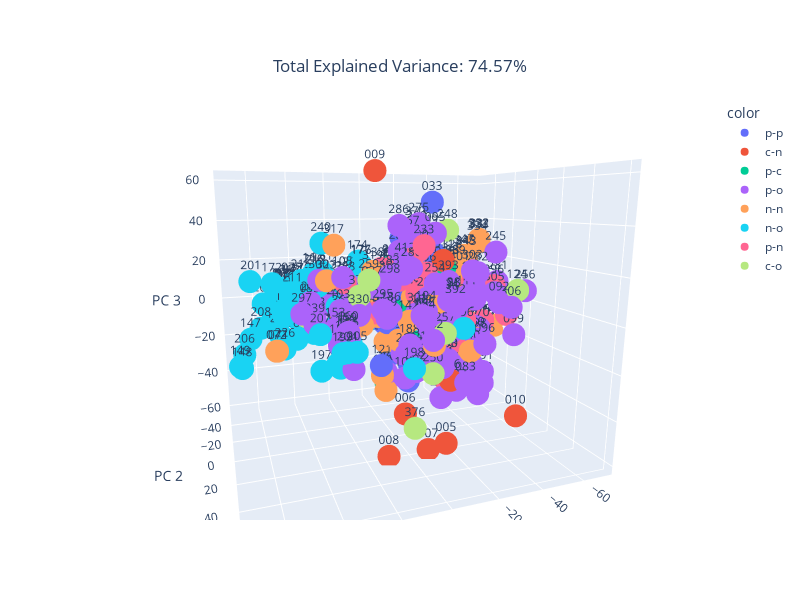

Here is the notebook cell this chart was saved with:
### Markdown cell above
### Generate PCA map with all descriptors

### Code cell
# Generate PCA map with ALL descriptors - find out cluster combinations through this

pca = PCA(n_components=3)
components = pca.fit_transform(X_2)

total_var = pca.explained_variance_ratio_.sum() * 100

fig = px.scatter_3d(
    components,
    x=0,
    y=1,
    z=2,
    text=ligand_id,
    color = donor_atom_comb,
    title=f'Total Explained Variance: {total_var:.2f}%',
    labels={'0': 'PC 1', '1': 'PC 2', '2': 'PC 3'}
)

fig.update_layout(width=800, 
                  height=600,
                  coloraxis_colorbar=dict(
                  title=dict(text="Percent Buried<br>Volume",
                             side="top"),
                  x=0.85,  # Position the legend closer to the scatter plot
                  y=0.5,
                  xanchor='left',
                  yanchor='middle'),
                  title=dict(
                  x=0.5,          # Horizontal position (centered)
                  y=0.9,          # Vertical position (closer to the plot)
                  xanchor='center',
                  yanchor='top'
                    ) 
                 )
fig.show()

### Figure 1 — Plotly figure (JSON) as saved in the notebook; plotly's stock layout.template omitted (floating-point values rounded to 4 significant figures; data arrays with more than 128 entries replaced by an {"elided": "..."} marker saying what was removed)
{"data": [{"hovertemplate": "color=p-p<br>PC 1=%{x}<br>PC 2=%{y}<br>PC 3=%{z}<br>text=%{text}<extra></extra>", "legendgroup": "p-p", "marker": {"color": "#636efa", "symbol": "circle"}, "mode": "markers+text", "name": "p-p", "scene": "scene", "showlegend": true, "text": ["002", "003", "004", "013", "027", "029", "030", "031", "032", "033", "035", "036", "042", "043", "044", "046", "047", "048", "121", "125", "126", "127", "128", "129"], "type": "scatter3d", "x": [3.689, -8.7, -16.05, -3.541, -25.8, 2.903, -5.691, -11.34, -20.54, -22.69, -8.347, -3.625, -21.08, -53.93, -11.64, 1.386, -15.93, -15.49, 11.71, -3.901, 7.996, 5.142, 3.531, 16.87], "y": [-5.086, -4.439, -0.364, -1.999, -4.102, 5.66, 2.982, 4.828, -11.62, -10.26, 1.452, -1.714, -4.929, -30.42, 3.611, -2.267, -2.606, -1.584, 15.24, 8.959, 1.709, 4.466, 2.659, 8.365], "z": [-7.134, 6.694, -6.631, 15.17, -11.93, -19.24, -34.61, -0.04914, 15.73, 49.22, -23.94, 33.14, 25.79, 11.72, 27.66, 8.383, 11.99, 10.95, -21.26, -24.0, 0.7637, -4.811, -8.355, -1.66]}, {"hovertemplate": "color=c-n<br>PC 1=%{x}<br>PC 2=%{y}<br>PC 3=%{z}<br>text=%{text}<extra></extra>", "legendgroup": "c-n", "marker": {"color": "#EF553B", "symbol": "circle"}, "mode": "markers+text", "name": "c-n", "scene": "scene", "showlegend": true, "text": ["005", "006", "007", "008", "009", "010", "011", "246", "247"], "type": "scatter3d", "x": [-15.39, 5.067, -6.902, 11.5, 17.41, -42.15, -15.9, -17.11, -10.12], "y": [26.01, 27.85, 25.28, 24.78, 26.47, 39.7, 18.02, 25.41, 27.36], "z": [-57.72, -39.82, -59.67, -59.97, 60.88, -42.71, 24.35, -28.11, -20.88]}, {"hovertemplate": "color=p-c<br>PC 1=%{x}<br>PC 2=%{y}<br>PC 3=%{z}<br>text=%{text}<extra></extra>", "legendgroup": "p-c", "marker": {"color": "#00cc96", "symbol": "circle"}, "mode": "markers+text", "name": "p-c", "scene": "scene", "showlegend": true, "text": ["018", "019", "020", "021", "022", "053", "055", "056", "057", "058", "059", "060"], "type": "scatter3d", "x": [-24.17, -2.952, -3.352, -3.363, -2.946, 1.074, -14.8, -6.019, -24.96, -15.12, -9.036, -9.779], "y": [2.247, -11.55, -10.16, -10.1, -10.25, -10.71, -12.59, -9.278, -14.65, -6.653, -24.41, -8.598], "z": [19.31, 19.46, 18.0, 18.08, 18.03, -38.79, -20.04, 0.2274, -12.98, -5.901, -9.163, 2.352]}, {"hovertemplate": "color=p-o<br>PC 1=%{x}<br>PC 2=%{y}<br>PC 3=%{z}<br>text=%{text}<extra></extra>", "legendgroup": "p-o", "marker": {"color": "#ab63fa", "symbol": "circle"}, "mode": "markers+text", "name": "p-o", "scene": "scene", "showlegend": true, "text": {"elided": "139 str values"}, "type": "scatter3d", "x": {"elided": "139 float values"}, "y": {"elided": "139 float values"}, "z": {"elided": "139 float values"}}, {"hovertemplate": "color=n-n<br>PC 1=%{x}<br>PC 2=%{y}<br>PC 3=%{z}<br>text=%{text}<extra></extra>", "legendgroup": "n-n", "marker": {"color": "#FFA15A", "symbol": "circle"}, "mode": "markers+text", "name": "n-n", "scene": "scene", "showlegend": true, "text": ["071", "072", "113", "114", "115", "116", "117", "130", "140", "141", "142", "143", "163", "164", "165", "166", "167", "168", "276", "277", "307", "308", "309", "314", "315", "317", "318", "319", "320", "321", "322", "323", "324", "325", "326", "327", "328", "329", "331", "332", "333", "334", "335", "336", "337", "338", "339", "343", "344", "345", "346", "347", "348", "357", "358", "359", "360", "361", "362", "363", "364", "365", "366", "367", "368", "369", "370", "378", "379", "380", "381", "382", "398", "399", "400", "401", "402", "403"], "type": "scatter3d", "x": [57.7, 58.01, 9.986, -7.681, -12.33, 10.26, 8.301, -18.67, -27.11, 11.05, 8.773, -2.479, -20.66, -28.66, -14.76, -16.7, -46.71, -35.46, -31.38, -22.37, -49.9, -40.75, -41.6, -29.3, -70.06, 31.08, 15.58, 12.6, 19.61, 10.17, 5.451, 35.27, 19.65, 7.291, 20.33, 11.73, -38.18, 6.458, -57.32, -57.39, -57.17, -56.15, -40.31, -40.35, -40.43, -40.38, -38.47, -46.7, -50.4, -45.85, -49.47, -44.93, -49.5, 11.74, 10.87, 3.813, 10.26, 21.56, -34.38, -33.08, -33.06, -36.67, -33.82, -33.15, -5.161, -36.07, -14.06, -61.15, -60.98, -61.24, -58.78, -53.57, -27.58, 4.146, -43.32, -38.0, -16.9, -23.38], "y": [31.21, 31.31, -1.065, 2.669, -14.5, -1.339, -1.026, -19.68, 24.37, 14.72, 41.23, 40.3, -11.95, -9.853, -18.9, -14.27, -17.95, -16.56, -10.46, -6.515, -18.33, -14.23, -14.74, -29.38, -27.87, 12.62, 9.681, 6.331, 8.627, 7.448, 4.182, 16.25, 11.2, 8.23, 16.09, 6.822, -18.88, 4.701, -26.01, -26.21, -26.37, -25.3, -13.58, -13.78, -13.66, -13.6, -15.67, -19.75, -18.54, -19.4, -18.1, -19.09, -18.11, -38.78, -35.43, -27.22, -37.56, -17.85, -14.45, -24.62, -24.62, -23.31, -24.12, -24.77, 36.77, 11.46, -10.36, -23.43, -23.32, -23.46, -22.41, -20.16, 1.78, 16.58, -16.28, -10.96, -12.08, -5.604], "z": [-5.683, -5.659, 1.28, 5.865, 1.537, 1.751, -0.6006, 0.6537, -15.97, -26.06, 4.217, -6.682, 1.73, -29.19, 1.742, -7.478, -31.76, 17.48, 4.246, 4.642, -14.53, -12.27, -11.13, 13.54, -19.33, 31.78, -0.59, 19.44, -1.874, -0.8822, 10.62, 17.74, 0.4908, -35.92, -2.173, 9.166, 19.7, -13.58, 29.48, 29.7, 29.05, 28.33, 3.963, 3.965, 3.909, 3.96, 17.0, 21.07, -14.46, 21.54, -14.79, 22.15, -15.0, -20.5, -12.85, -3.597, -15.96, -5.096, -13.19, 0.3717, 0.3767, 1.347, 0.8649, 1.021, 9.804, -13.9, 37.39, -18.72, -18.15, -18.0, -16.05, -19.18, 0.4869, -10.04, 5.102, 14.47, 18.9, 9.3]}, {"hovertemplate": "color=n-o<br>PC 1=%{x}<br>PC 2=%{y}<br>PC 3=%{z}<br>text=%{text}<extra></extra>", "legendgroup": "n-o", "marker": {"color": "#19d3f3", "symbol": "circle"}, "mode": "markers+text", "name": "n-o", "scene": "scene", "showlegend": true, "text": ["073", "074", "075", "076", "077", "078", "079", "146", "147", "148", "149", "150", "151", "152", "161", "162", "169", "170", "171", "172", "173", "174", "175", "176", "177", "178", "179", "180", "181", "182", "183", "184", "196", "197", "198", "199", "200", "201", "202", "203", "204", "205", "206", "207", "208", "209", "210", "211", "212", "213", "214", "215", "216", "217", "218", "219", "220", "221", "222", "223", "224", "225", "226", "227", "228", "229", "230", "231", "232", "238", "239", "240", "241", "242"], "type": "scatter3d", "x": [46.41, 42.46, 43.03, 45.63, 21.67, 46.09, 47.28, 51.08, 65.19, 70.18, 70.87, 50.66, 50.42, 50.45, 29.56, 33.21, 40.01, 37.58, 36.1, 53.8, 38.56, 9.44, 8.434, 11.93, 12.11, 47.0, 48.05, 47.73, 31.27, 30.9, 12.13, 21.09, -13.26, 44.91, 14.33, 38.29, 52.01, 63.21, 57.06, 49.75, 36.9, 33.7, 68.28, 45.51, 59.32, 31.25, 46.86, 44.0, 32.6, 48.71, 46.48, 38.94, 33.18, 21.62, 43.98, 15.09, 8.533, 5.482, 18.45, 34.5, 34.54, 33.0, 50.08, 39.82, 34.42, 41.32, 27.3, -4.558, -6.535, 8.297, 1.665, 32.85, 23.46, 10.33], "y": [-31.13, -29.44, -29.45, -30.86, -20.63, -31.32, -30.88, -31.27, -3.35, 18.24, 18.54, -35.56, -35.38, -35.36, -21.53, -25.23, -41.05, -35.77, -46.78, -15.37, -43.74, -29.37, -30.02, -13.91, -14.08, -26.01, -27.22, -26.82, -42.65, -40.16, -35.94, -28.94, 44.29, 50.77, 61.2, 55.05, -36.54, -19.81, -29.72, -29.39, 55.95, 56.78, 0.4166, 53.35, -21.42, -24.59, -28.51, -25.63, -22.01, -29.45, -29.32, -25.87, -24.47, -25.71, -29.55, -40.67, -33.53, -31.08, -33.16, -43.01, -42.24, -41.3, -9.531, -44.22, -42.74, -41.04, -36.78, -41.26, -45.1, -45.88, -33.08, -5.214, -27.57, -20.39], "z": [7.399, 9.377, 10.32, 6.943, -32.57, 7.311, 7.447, -12.86, -9.122, -15.17, -14.3, -3.171, -3.05, -2.633, 16.38, 15.15, -21.09, 8.873, -8.505, 12.89, -10.92, 20.09, 8.779, 19.32, 19.7, -3.1, -2.611, -5.199, -14.89, -18.45, -24.74, -32.93, 0.2804, -8.775, -7.991, -1.834, -5.58, 13.69, 1.091, -14.85, -1.452, -1.371, -14.85, 5.078, -8.927, 9.01, 6.45, 6.017, 14.59, 7.765, 4.593, 12.19, 14.76, -1.847, 9.265, 2.512, 6.195, 5.97, 9.405, -8.675, -14.55, -17.73, -16.75, -8.55, -9.089, -1.759, 5.626, -9.613, -13.11, -1.987, -11.23, 31.37, -13.18, -1.402]}, {"hovertemplate": "color=p-n<br>PC 1=%{x}<br>PC 2=%{y}<br>PC 3=%{z}<br>text=%{text}<extra></extra>", "legendgroup": "p-n", "marker": {"color": "#FF6692", "symbol": "circle"}, "mode": "markers+text", "name": "p-n", "scene": "scene", "showlegend": true, "text": ["118", "119", "120", "131", "132", "133", "134", "135", "233", "234", "236", "237", "383", "384", "385", "386", "387", "388", "389", "390", "391", "395", "396", "397", "404", "405", "406"], "type": "scatter3d", "x": [-43.96, -44.63, -0.9505, 13.98, -23.5, -58.74, -11.45, -37.12, -1.857, -22.1, -8.145, 2.978, -18.55, -15.9, 5.093, -8.626, -10.87, 21.11, 3.326, -5.495, -22.08, -33.04, -55.13, -53.5, -5.27, -7.54, -20.27], "y": [-32.89, -32.97, -4.17, 15.39, 25.0, 2.214, 22.49, 5.497, 29.93, 18.34, 17.54, 14.62, -9.461, -10.22, -3.685, 5.876, 1.15, -9.956, -10.06, 15.14, 11.4, -14.64, -4.904, -12.19, -17.08, -19.75, -20.91], "z": [12.33, 12.53, 20.12, 2.635, -1.269, -6.023, 9.239, 11.74, 32.04, -12.44, 19.14, 16.17, 3.184, 6.741, 12.9, 8.044, 10.2, 12.42, 18.37, 28.57, -34.46, 11.6, 7.799, -12.0, -4.329, -1.253, -0.2161]}, {"hovertemplate": "color=c-o<br>PC 1=%{x}<br>PC 2=%{y}<br>PC 3=%{z}<br>text=%{text}<extra></extra>", "legendgroup": "c-o", "marker": {"color": "#B6E880", "symbol": "circle"}, "mode": "markers+text", "name": "c-o", "scene": "scene", "showlegend": true, "text": ["122", "123", "124", "248", "249", "250", "257", "258", "259", "260", "354", "376", "377"], "type": "scatter3d", "x": [35.37, -4.252, -58.1, -19.78, -14.7, -2.127, -2.591, 33.06, 26.19, 16.17, 30.95, 2.892, 27.49], "y": [-37.52, -54.79, 12.1, 13.67, 3.675, 40.26, 49.88, -42.86, 46.39, -30.63, -35.0, 33.85, 37.74], "z": [-8.409, -5.298, 7.863, 37.11, 34.32, -18.49, 0.5494, -4.515, 21.74, -30.41, -1.938, -44.17, 14.54]}], "layout": {"coloraxis": {"colorbar": {"title": {"side": "top", "text": "Percent Buried<br>Volume"}, "x": 0.85, "xanchor": "left", "y": 0.5, "yanchor": "middle"}}, "height": 600, "legend": {"title": {"text": "color"}, "tracegroupgap": 0}, "scene": {"aspectmode": "auto", "aspectratio": {"x": 1.123, "y": 0.9244, "z": 0.9631}, "camera": {"center": {"x": 0, "y": 0, "z": 0}, "eye": {"x": 0.5747, "y": 1.616, "z": 0.3589}, "projection": {"type": "perspective"}, "up": {"x": 0, "y": 0, "z": 1}}, "domain": {"x": [0, 1], "y": [0, 1]}, "xaxis": {"title": {"text": "PC 1"}, "type": "linear"}, "yaxis": {"title": {"text": "PC 2"}, "type": "linear"}, "zaxis": {"title": {"text": "PC 3"}, "type": "linear"}}, "title": {"text": "Total Explained Variance: 74.57%", "x": 0.5, "xanchor": "center", "y": 0.9, "yanchor": "top"}, "width": 800}}
